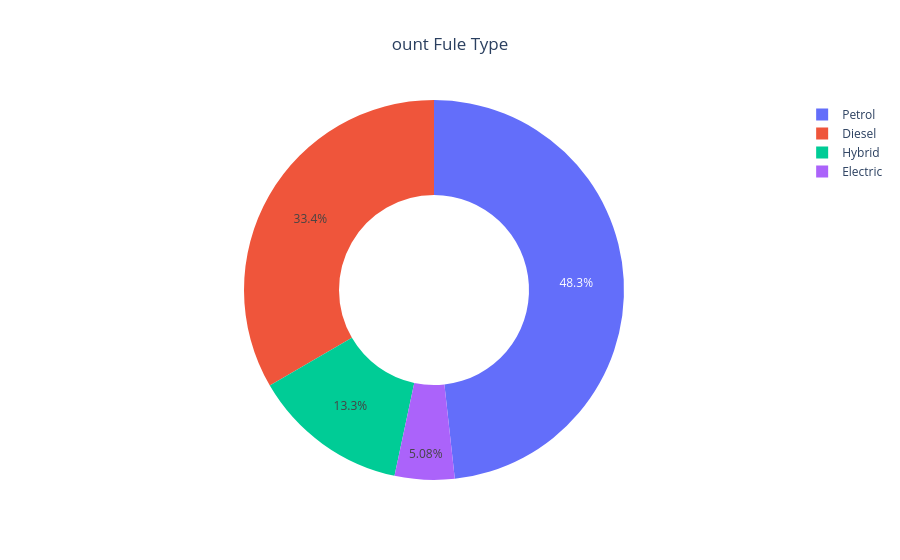

Here is the notebook cell this chart was saved with:
### Code cell
#figure_4(count Fule Type)
fig_pie_1=px.pie(count_fule,names="fuel_type",values="count",title="ount Fule Type",hole=0.5)
fig_pie_1.update_layout(title_x=0.5)
fig_pie_1.show()

### Figure 1 — Plotly figure (JSON) as saved in the notebook; plotly's stock layout.template omitted (floating-point values rounded to 4 significant figures)
{"data": [{"domain": {"x": [0, 1], "y": [0, 1]}, "hole": 0.5, "hovertemplate": "fuel_type=%{label}<br>count=%{value}<extra></extra>", "labels": ["Petrol", "Diesel", "Hybrid", "Electric"], "legendgroup": "", "name": "", "showlegend": true, "type": "pie", "values": [2403, 1663, 661, 253]}], "layout": {"legend": {"tracegroupgap": 0}, "title": {"text": "ount Fule Type", "x": 0.5}}}
